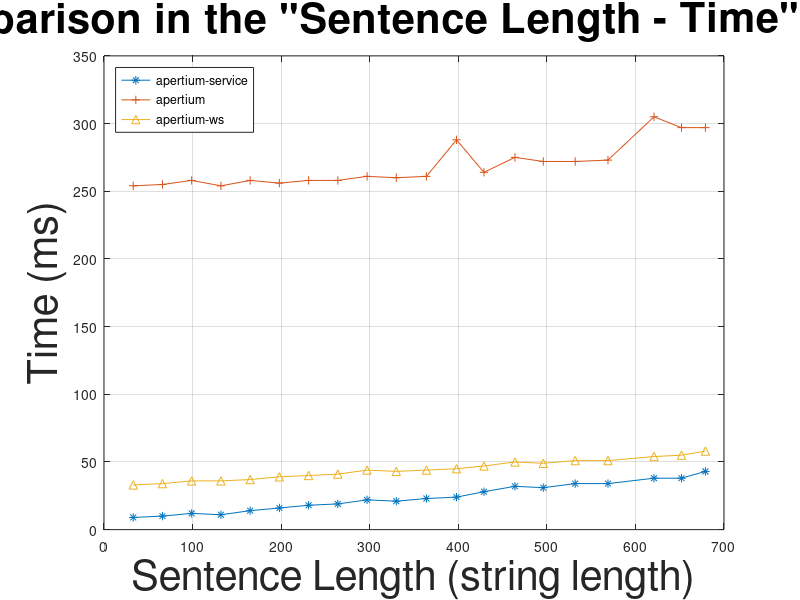

Write the MATLAB code that produced this figure. (Note: this script raises an error after producing the figure.)
as = [9 10 12 11 14 16 18 19 22 21 23 24 28 32 31 34 34 38 38 43];
# a = [306 272 270 255 259 260 261 265 264 263 262 292 267 268 266 277 268 271 271 275];
# a = [254 257 258 256 257 256 270 260 261 261 262 315 276 271 267 267 265 274 270 271];
a = [254 255 258 254 258 256 258 258 261 260 261 288 264 275 272 272 273 305 297 297];
aws = [33 34 36 36 37 39 40 41 44 43 44 45 47 50 49 51 51 54 55 58];

ms = [1093 1904 3996 4493 6761 4945 10048 11285 11591 14751 12230 12833 13971 22779 18743 18771 21482 23678 27850 30773];
m = [1942 1950 1882 1853 1859 1852 1846 1889 1840 1853 1853 1846 1846 1848 1842 1848 1850 1856 1857 1862];

x = [33 66 99 132 165 198 231 264 297 330 364 398 429 464 496 532 569 621 652 679];

plot(x, as, "-*;apertium-service;", 
	x, a, "-+;apertium;",
	x, aws, "-^;apertium-ws;");

title ('Comparison in the "Sentence Length - Time" space', "fontsize", 30);
xlabel ("Sentence Length (string length)", "fontsize", 30);
ylabel ("Time (ms)", "fontsize", 30);
legend ("location", "northwest");
legend ("boxon");
grid ("on");
ylim ([0, 350]);

print compap.png -dpng -mono -solid -F:30;

replot;

myplotmt2

